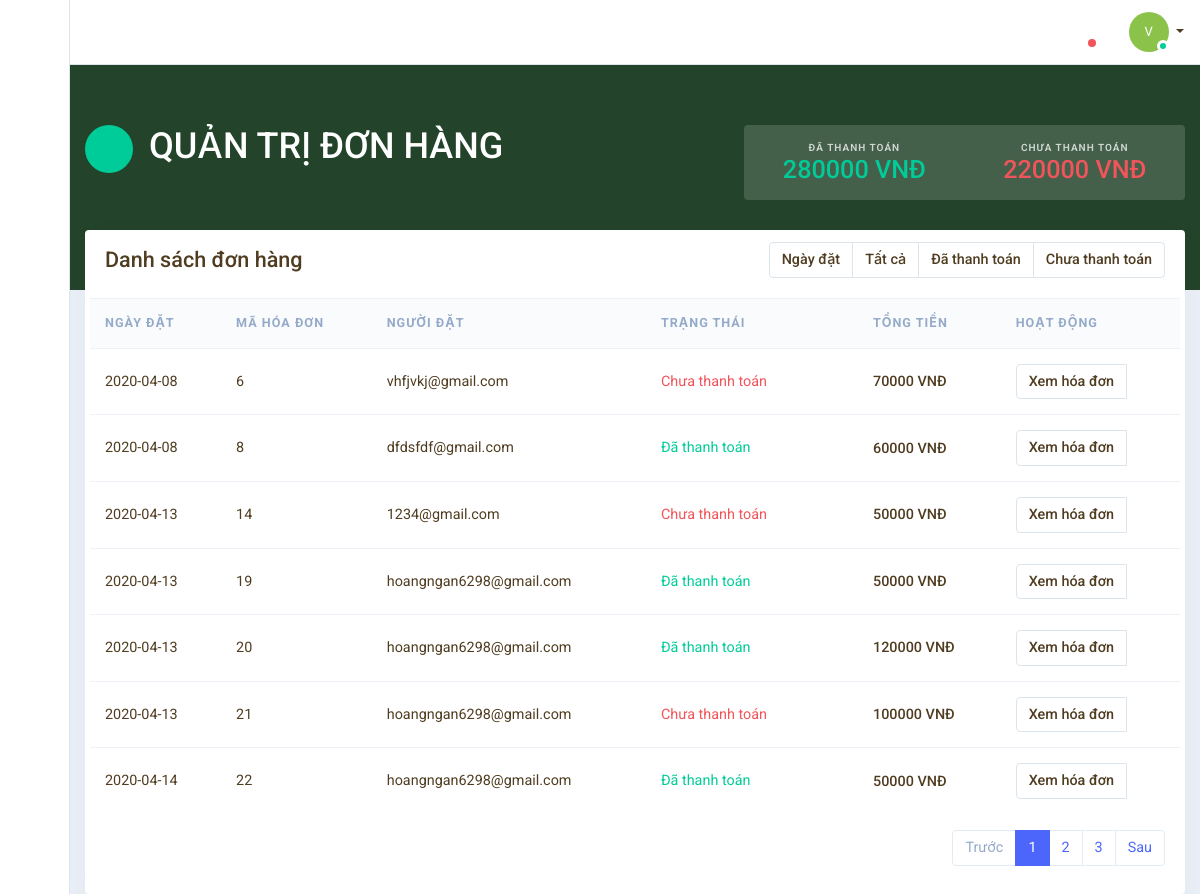
The page /index.php/admin/quan_tri_don_hang on the database as committed earlier.
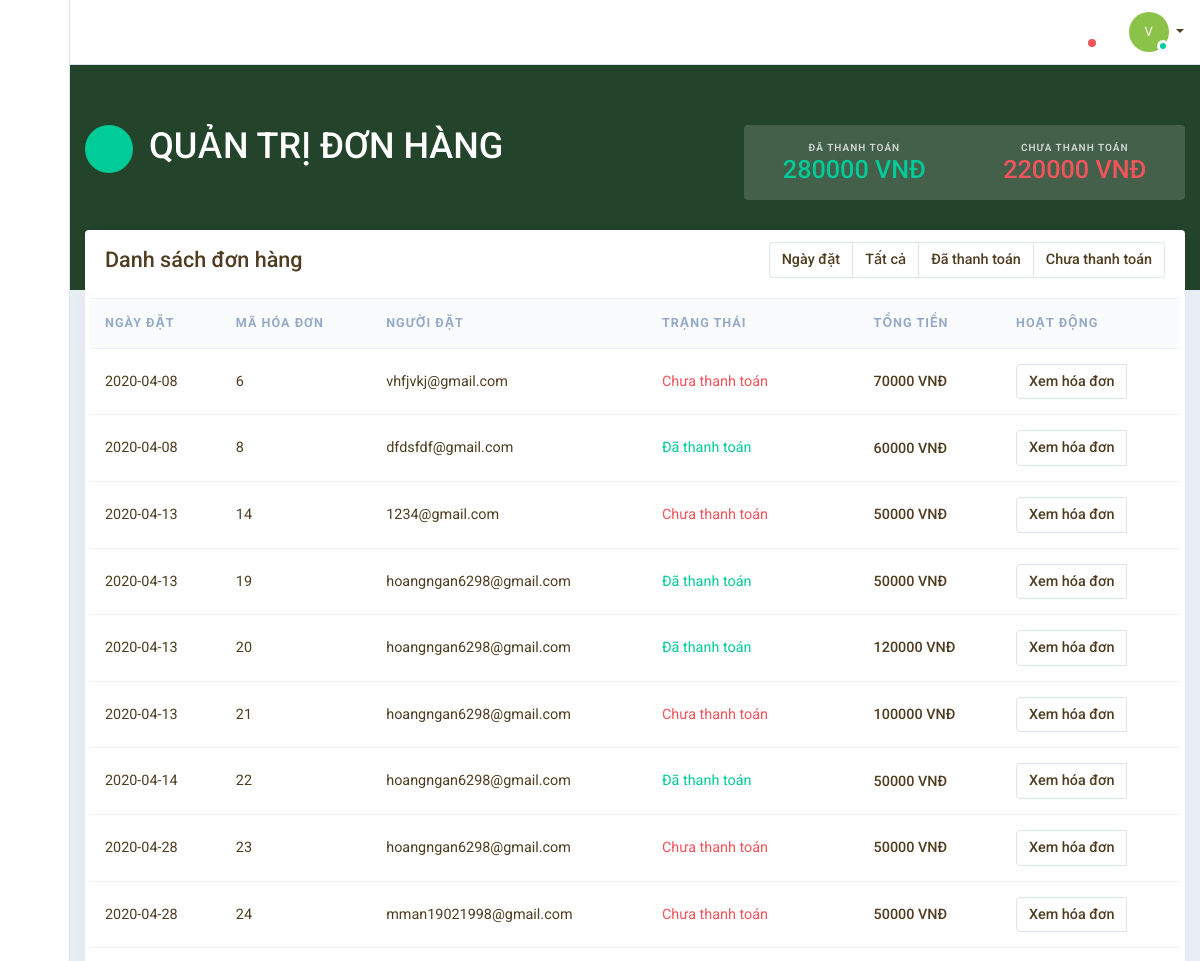
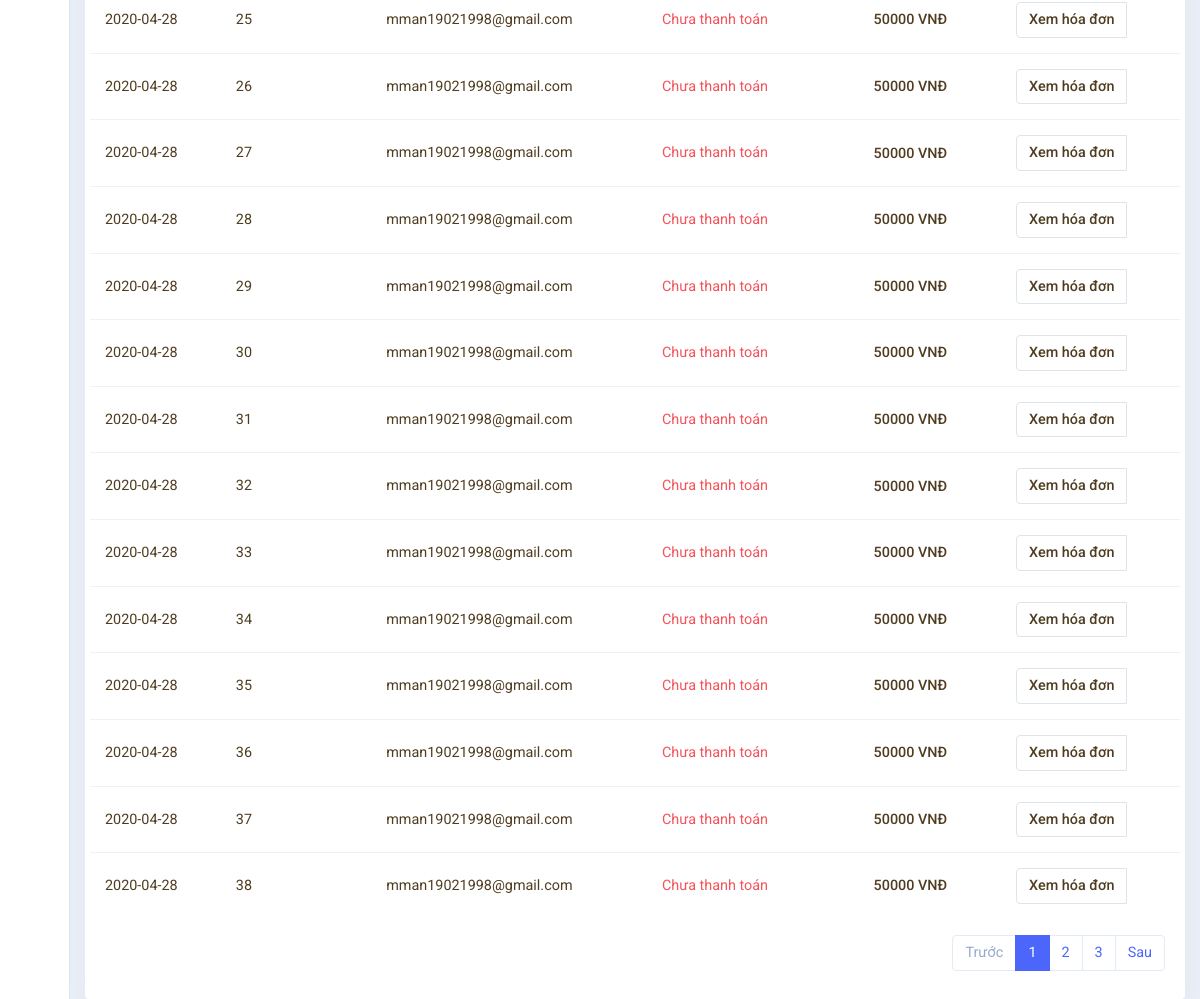
The same page on the database as committed later (2 pictures, top to bottom).
### tables this page shows
CREATE TABLE `tbl_don_hang` (
  `id` int(11) NOT NULL,
  `id_kh` int(11) NOT NULL,
  `ngay_tao` timestamp NOT NULL DEFAULT current_timestamp(),
  `trang_thai` varchar(100) NOT NULL
);

CREATE TABLE `tbl_khach_hang` (
  `id` int(11) NOT NULL,
  `ten_kh` varchar(100) NOT NULL,
  `thanh_pho` varchar(100) DEFAULT NULL,
  `quan` varchar(100) DEFAULT NULL,
  `email` varchar(30) NOT NULL,
  `SDT` int(11) DEFAULT NULL,
  `ngay_tao` timestamp NULL DEFAULT current_timestamp(),
  `nguoi_tao` varchar(100) DEFAULT NULL,
  `ngay_sua` datetime DEFAULT NULL,
  `nguoi_sua` varchar(100) DEFAULT NULL,
  `anh_minh_hoa` text DEFAULT NULL,
  `ngaysinh` date NOT NULL,
  `gioi_tinh` varchar(50) NOT NULL
);

### application/controllers/admin/Quan_tri_don_hang.php (called while the page is built, shortened)
<?php
class Quan_tri_don_hang extends CI_Controller {
	public function index()
	{
		$this->load->database();
		$this->load->helper('url');
		$this->load->model('don_hang');
		$data['tieu_de'] ="Quản trị đơn hàng";
		$this->load->view('admin/header',$data);
		$data['don_hang'] = $this->don_hang->lay_don_hang();
		$data['da_thanh_toan']= $this->don_hang->da_thanh_toan();
		$data['chua_thanh_toan']= $this->don_hang->chua_thanh_toan();
		$this->load->view('admin/quan_tri_don_hang', $data);
	}
}

### index.php (called while the page is built, shortened)
<?php
require_once BASEPATH.'core/CodeIgniter.php';

### application/models/don_hang.php (called while the page is built, shortened)
<?php
Class don_hang extends CI_Model {
	public function lay_don_hang()
	{
		$query = $this->db->query("
			SELECT tbl_khach_hang.email as email, tbl_don_hang.id as id, date(tbl_don_hang.ngay_tao) as ngay_tao, SUM(tbl_don_hang_chi_tiet.price) as tong_tien, tbl_don_hang.trang_thai
			FROM tbl_don_hang, tbl_khach_hang, tbl_don_hang_chi_tiet
			WHERE tbl_don_hang.id_kh = tbl_khach_hang.id AND tbl_don_hang.id = tbl_don_hang_chi_tiet.ma_don
			GROUP BY tbl_don_hang.id
		");
		return $query->result();
	}
	public function da_thanh_toan()
	{
		$query = $this->db->query("
		SELECT SUM(tbl_don_hang_chi_tiet.price) as tong_tien
		FROM tbl_don_hang, tbl_don_hang_chi_tiet
		WHERE tbl_don_hang.id = tbl_don_hang_chi_tiet.ma_don AND tbl_don_hang.trang_thai='Đã thanh toán'
		");
		return $query->result();
	}
	public function chua_thanh_toan()
	{
		$query = $this->db->query("
		SELECT SUM(tbl_don_hang_chi_tiet.price) as tong_tien
		FROM tbl_don_hang, tbl_don_hang_chi_tiet
		WHERE tbl_don_hang.id = tbl_don_hang_chi_tiet.ma_don AND tbl_don_hang.trang_thai='Chưa thanh toán'
		");
		return $query->result();
	}
}
;?>

### application/views/admin/quan_tri_don_hang.php (the view, shortened to what the changed rows need)
    <section class="admin-content ">
        <div class="bg-dark m-b-30">
            <div class="container">
                <div class="row p-b-60 p-t-60">
                    <div class="col-md-6 text-white p-b-30">
                        <div class="media">
                            <div class="media-body">
                                <h1>QUẢN TRỊ ĐƠN HÀNG </h1>
                            </div>
                        </div>
                    </div>
                    <div class="col-md-5 text-center m-b-30 ml-auto">
                        <div class="rounded text-white bg-white-translucent">
                            <div class="p-all-15">
                                <div class="row">
                                <?php foreach ($da_thanh_toan as $row) {
                                                ;?>
                                    <div class="col-md-6 my-2 m-md-0">
                                        <div class="text-overline    opacity-75">Đã thanh toán</div>
                                        <h3 class="m-0 text-success"><?=$row->tong_tien?> VNĐ</h3>
                                    </div>
                                     <?php
                            }
                            ;?>
                                 <?php foreach ($chua_thanh_toan as $row) {
                                                ;?>
                                    <div class="col-md-6 my-2 m-md-0">
                                        <div class="text-overline    opacity-75">Chưa thanh toán</div>
                                        <h3 class="m-0 text-danger"><?=$row->tong_tien?> VNĐ</h3>
                                    </div>
                                    <?php
                            }
                            ;?>
                                </div>
                            </div>
                        </div>
                    </div>
                </div>
            </div>
        </div>
        <div class="pull-up">
            <div class="container">
                <div class="row">
                    <div class="col-md-12">
                        <div class="card">
                            <div class="card-body">
                                <div class="row ">
                                    <div class="col-md-12 p-0">
                                        <div class="table-responsive">
                                            <table class="table table-hover">
                                                <thead class="">
                                                <tr>
                                                    <th scope="col">Ngày đặt</th>
                                                    <th scope="col">Mã hóa đơn</th>
                                                    <th scope="col">Người đặt</th>
                                                    <th scope="col">Trạng thái</th>
                                                    <th scope="col"></th>
                                                    <th scope="col">Tổng tiền</th>
                                                    <th scope="col">Hoạt động</th>
                                                </tr>
                                                </thead>
                                                <tbody>
                                                 <?php foreach ($don_hang as $row) {
                                                ;?>
                                                <tr>
                                                    <td class="align-middle"><?=$row->ngay_tao;?></td>
                                                    <td class="align-middle"><?=$row->id;?></td>
                                                    <td class="align-middle"><?=$row->email;?></td>
                                                    <?php $trang_thai = $row->trang_thai;
                                                        if($trang_thai == "Đã thanh toán") {
                                                        echo '<td class="align-middle"><span class=" text-success"><i
                                                                class="mdi mdi-check-circle "></i> Đã thanh toán</span></td>';
                                                    }
                                                    else {
                                                    echo '<td class="align-middle"><span class=" text-danger"><i
                                                                class="mdi mdi-check-circle "></i> Chưa thanh toán</span></td>';
                                                    }?>
                                                    <td class="align-middle" class="btn btn-white">
                                                    <td class="align-middle"><h6 class=" m-0"><?=$row->tong_tien;?> VNĐ</h6></td>
                                                    <td class="align-middle">
                                                        <div class="input-group ">
                                                            <div class="input-group-prepend">
                                                                <a href='<?=base_url();?>admin/quan_tri_don_hang/hien_thi_don_hang_chi_tiet/<?=$row->id;?>' class='btn btn-white'>Xem hóa đơn</a>
                                                            </div>
                                                        </div>
                                                    </td>
                                                </tr>
                                                <?php
                            }
                            ;?>
                                                </tbody>
                                            </table>
                                        </div>
                                    </div>
                                </div>
                            </div>
                        </div>
                    </div>
                </div>
            </div>
        </div>
    </section>
</main>
</body>
</html>

Rows that differ between the two databases and show on the page:
added tbl_don_hang: ngay_tao "2020-04-28", id "23", tbl_khach_hang.email "hoangngan6298@gmail.com", trang_thai "Chưa thanh toán", tong_tien "50000"
added tbl_don_hang: ngay_tao "2020-04-28", id "24", tbl_khach_hang.email "mman19021998@gmail.com", trang_thai "Chưa thanh toán", tong_tien "50000"
added tbl_don_hang: ngay_tao "2020-04-28", id "25", tbl_khach_hang.email "mman19021998@gmail.com", trang_thai "Chưa thanh toán", tong_tien "50000"
added tbl_don_hang: ngay_tao "2020-04-28", id "26", tbl_khach_hang.email "mman19021998@gmail.com", trang_thai "Chưa thanh toán", tong_tien "50000"
added tbl_don_hang: ngay_tao "2020-04-28", id "27", tbl_khach_hang.email "mman19021998@gmail.com", trang_thai "Chưa thanh toán", tong_tien "50000"
added tbl_don_hang: ngay_tao "2020-04-28", id "28", tbl_khach_hang.email "mman19021998@gmail.com", trang_thai "Chưa thanh toán", tong_tien "50000"
added tbl_don_hang: ngay_tao "2020-04-28", id "29", tbl_khach_hang.email "mman19021998@gmail.com", trang_thai "Chưa thanh toán", tong_tien "50000"
added tbl_don_hang: ngay_tao "2020-04-28", id "30", tbl_khach_hang.email "mman19021998@gmail.com", trang_thai "Chưa thanh toán", tong_tien "50000"
added tbl_don_hang: ngay_tao "2020-04-28", id "31", tbl_khach_hang.email "mman19021998@gmail.com", trang_thai "Chưa thanh toán", tong_tien "50000"
added tbl_don_hang: ngay_tao "2020-04-28", id "32", tbl_khach_hang.email "mman19021998@gmail.com", trang_thai "Chưa thanh toán", tong_tien "50000"
added tbl_don_hang: ngay_tao "2020-04-28", id "33", tbl_khach_hang.email "mman19021998@gmail.com", trang_thai "Chưa thanh toán", tong_tien "50000"
added tbl_don_hang: ngay_tao "2020-04-28", id "34", tbl_khach_hang.email "mman19021998@gmail.com", trang_thai "Chưa thanh toán", tong_tien "50000"
added tbl_don_hang: ngay_tao "2020-04-28", id "35", tbl_khach_hang.email "mman19021998@gmail.com", trang_thai "Chưa thanh toán", tong_tien "50000"
added tbl_don_hang: ngay_tao "2020-04-28", id "36", tbl_khach_hang.email "mman19021998@gmail.com", trang_thai "Chưa thanh toán", tong_tien "50000"
added tbl_don_hang: ngay_tao "2020-04-28", id "37", tbl_khach_hang.email "mman19021998@gmail.com", trang_thai "Chưa thanh toán", tong_tien "50000"
added tbl_don_hang: ngay_tao "2020-04-28", id "38", tbl_khach_hang.email "mman19021998@gmail.com", trang_thai "Chưa thanh toán", tong_tien "50000"
